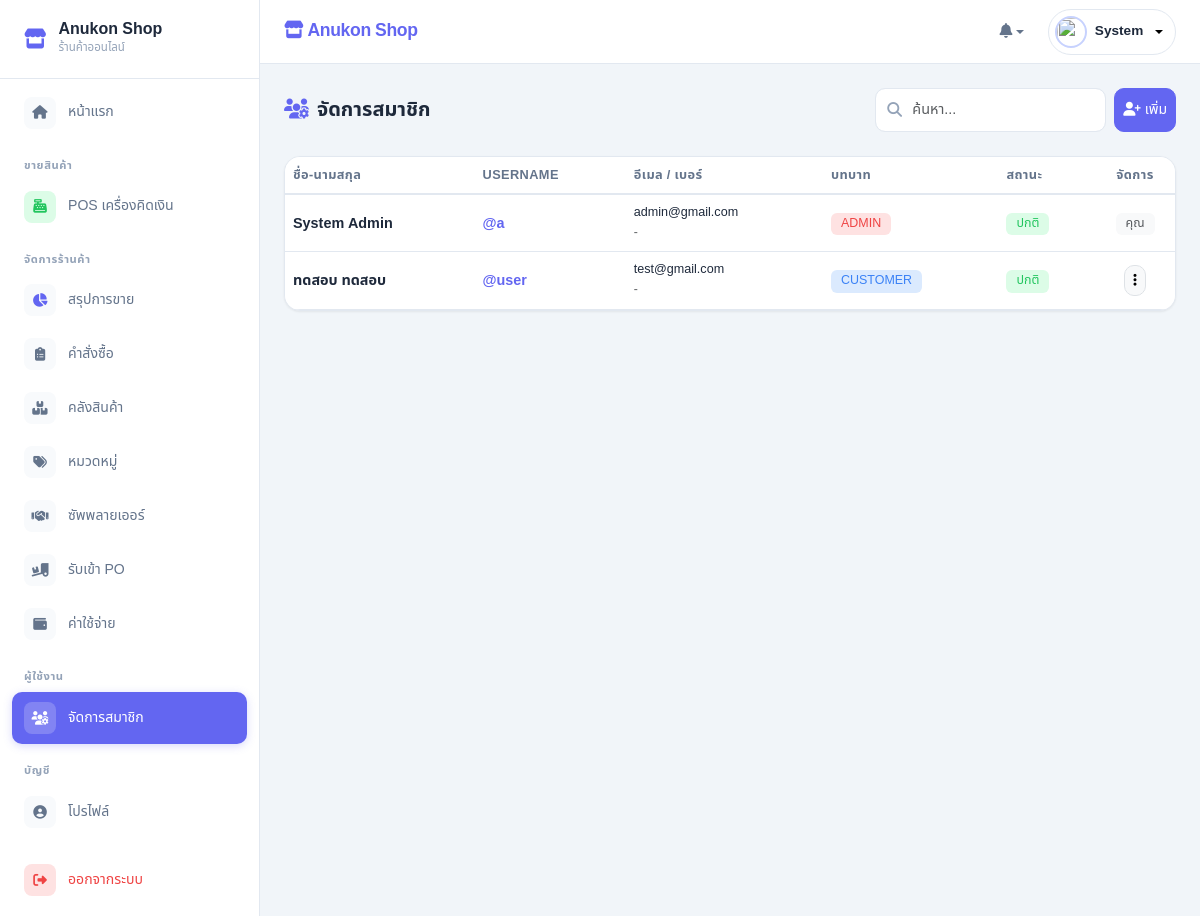
/views/users_manage.php (signed in), run on the app's committed database.
### tables this page shows
CREATE TABLE `users` (
  `user_id` int NOT NULL,
  `username` varchar(50) NOT NULL,
  `password` varchar(255) NOT NULL,
  `first_name` varchar(100) DEFAULT NULL,
  `last_name` varchar(100) DEFAULT NULL,
  `nick_name` varchar(50) DEFAULT NULL,
  `phone_no` varchar(20) DEFAULT NULL,
  `email` varchar(100) DEFAULT NULL,
  `address_id` int DEFAULT NULL,
  `user_status` tinyint DEFAULT '1' COMMENT '1=Active, 0=Inactive',
  `role` enum('admin','staff','customer') DEFAULT 'customer',
  `profile` varchar(255) DEFAULT NULL,
  `created_at` timestamp NOT NULL DEFAULT CURRENT_TIMESTAMP,
  `updated_at` timestamp NOT NULL DEFAULT CURRENT_TIMESTAMP ON UPDATE CURRENT_TIMESTAMP
);

### views/users_manage.php (the view, shortened to what this page needs)
<?php
include_once '../includes/header.php';
$limit = 10;
$page = isset($_GET['page']) && is_numeric($_GET['page']) ? intval($_GET['page']) : 1;
$offset = ($page - 1) * $limit;
$current_user = $_SESSION['user_id'];
$sql = "SELECT u.user_id, u.username, u.first_name, u.last_name, u.nick_name,
               u.phone_no, u.email, u.user_status, u.role, u.created_at
        FROM users u ORDER BY u.created_at DESC LIMIT $limit OFFSET $offset";
$result = $conn->query($sql);
?>
<main class="page-content fade-up">
    <div class="d-flex flex-wrap justify-content-between align-items-center gap-3 mb-4">
        <h5 class="fw-bold mb-0"><i class="fa-solid fa-users-gear text-primary me-2"></i>จัดการสมาชิก</h5>
        <div class="d-flex gap-2">
            <div class="position-relative">
                <input type="text" id="searchUser" class="form-control form-control-sm" placeholder="ค้นหา..." style="padding-left: 36px; min-width: 200px;">
                <i class="fa-solid fa-magnifying-glass position-absolute" style="left: 12px; top: 50%; transform: translateY(-50%); color: var(--text-muted);"></i>
            </div>
            <button class="btn btn-primary btn-sm" data-bs-toggle="modal" data-bs-target="#addUserModal">
                <i class="fa-solid fa-user-plus me-1"></i>เพิ่ม
            </button>
        </div>
    </div>
    <div class="card p-0 overflow-hidden">
        <div class="table-responsive">
            <table class="table table-hover mb-0" id="usersTable">
                <thead>
                    <tr>
                        <th>ชื่อ-นามสกุล</th>
                        <th>Username</th>
                        <th>อีเมล / เบอร์</th>
                        <th>บทบาท</th>
                        <th>สถานะ</th>
                        <th class="text-center" width="80">จัดการ</th>
                    </tr>
                </thead>
                <tbody>
                    <?php if ($result->num_rows > 0): ?>
                        <?php while($row = $result->fetch_assoc()):
                            $role_styles = ['admin' => ['bg' => 'var(--danger-soft)', 'color' => 'var(--danger)'], 'staff' => ['bg' => 'var(--warning-soft)', 'color' => '#b45309'], 'customer' => ['bg' => 'var(--info-soft)', 'color' => 'var(--info)']];
                            $rs = $role_styles[$row['role']] ?? $role_styles['customer'];
                        ?>
                        <tr class="user-row" data-search="<?php echo strtolower($row['first_name'] . ' ' . $row['last_name'] . ' ' . $row['username'] . ' ' . $row['email']); ?>">
                            <td>
                                <div class="fw-bold"><?php echo htmlspecialchars($row['first_name'] . ' ' . $row['last_name']); ?></div>
                            </td>
                            <td class="text-primary fw-bold">@<?php echo htmlspecialchars($row['username']); ?></td>
                            <td>
                                <div class="small"><?php echo htmlspecialchars($row['email'] ?: '-'); ?></div>
                                <div class="small text-muted"><?php echo $row['phone_no'] ?: '-'; ?></div>
                            </td>
                            <td><span class="badge" style="background: <?php echo $rs['bg']; ?>; color: <?php echo $rs['color']; ?>;"><?php echo strtoupper($row['role']); ?></span></td>
                            <td>
                                <?php if($row['user_status'] == 1): ?>
                                    <span class="badge" style="background: var(--success-soft); color: var(--success);">ปกติ</span>
                                <?php else: ?>
                                    <span class="badge" style="background: var(--danger-soft); color: var(--danger);">ระงับ</span>
                                <?php endif; ?>
                            </td>
                            <td class="text-center">
                                <?php if($row['user_id'] != $current_user): ?>
                                <div class="dropdown">
                                    <button class="btn btn-sm btn-light border" type="button" data-bs-toggle="dropdown">
                                        <i class="fa-solid fa-ellipsis-vertical"></i>
                                    </button>
                                </div>
                                <?php else: ?>
                                    <span class="badge bg-light text-muted">คุณ</span>
                                <?php endif; ?>
                            </td>
                        </tr>
                        <?php endwhile; ?>
                    <?php else: ?>
                        <tr><td colspan="6" class="text-center py-5 text-muted"><i class="fa-solid fa-users fa-2x mb-2 opacity-25 d-block"></i>ไม่มีสมาชิก</td></tr>
                    <?php endif; ?>
                </tbody>
            </table>
        </div>
    </div>
</main>
<?php include_once '../includes/footer.php'; ?>

### includes/header.php (style rules this page uses)
:root { --primary: #6366f1; --primary-hover: #4f46e5; --primary-light: #eef2ff; --primary-soft: #c7d2fe; --surface: #ffffff; --surface-alt: #f8fafc; --bg: #f1f5f9; --text: #1e293b; --text-muted: #94a3b8; --text-secondary: #64748b; --border: #e2e8f0; --success: #22c55e; --success-soft: #dcfce7; --danger: #ef4444; --danger-soft: #fee2e2; --warning: #f59e0b; --warning-soft: #fef3c7; --info: #3b82f6; --info-soft: #dbeafe; --radius: 16px; --radius-sm: 10px; --radius-xs: 6px; --shadow: 0 1px 3px rgba(0, 0, 0, 0.04), 0 1px 2px rgba(0, 0, 0, 0.03); --shadow-md: 0 4px 6px -1px rgba(0, 0, 0, 0.05), 0 2px 4px -2px rgba(0, 0, 0, 0.03); --shadow-lg: 0 10px 15px -3px rgba(0, 0, 0, 0.05), 0 4px 6px -4px rgba(0, 0, 0, 0.03); --transition: all 0.2s ease; }
* { box-sizing: border-box; }
body { font-family: 'Noto Sans Thai', sans-serif; background-color: var(--bg); margin: 0; padding: 0; overflow-x: hidden; color: var(--text); font-size: 0.925rem; line-height: 1.6; }
.text-primary { color: var(--primary) !important; }
.btn-primary { background-color: var(--primary) !important; border-color: var(--primary) !important; border-radius: var(--radius-sm) !important; font-weight: 500; transition: var(--transition); }
.btn { border-radius: var(--radius-sm) !important; font-weight: 500; transition: var(--transition); }
.card { border: 1px solid var(--border); border-radius: var(--radius) !important; box-shadow: var(--shadow); background: var(--surface); transition: var(--transition); }
.form-control, .form-select { border-radius: var(--radius-sm) !important; border: 1px solid var(--border); padding: 10px 14px; font-size: 0.9rem; transition: var(--transition); }
.badge { font-weight: 500; padding: 5px 10px; border-radius: var(--radius-xs); font-size: 0.78rem; }
.table { font-size: 0.9rem; }
.table th { font-weight: 600; font-size: 0.8rem; text-transform: uppercase; letter-spacing: 0.03em; color: var(--text-secondary); border-bottom: 2px solid var(--border); }
.table td { vertical-align: middle; color: var(--text); border-color: var(--border); }
.page-content { flex: 1; padding: 24px; }
.fade-up { animation: fadeUp 0.35s ease-out; }

### data on the page
users: first_name+last_name "System Admin", username "a", email "admin@gmail.com", phone_no "-", role "ADMIN", user_status "ปกติ", shows "คุณ"
users: first_name+last_name "ทดสอบ ทดสอบ", username "user", email "test@gmail.com", phone_no "-", role "CUSTOMER", user_status "ปกติ"

### other printed values
$_SESSION['full_name'] "System"
